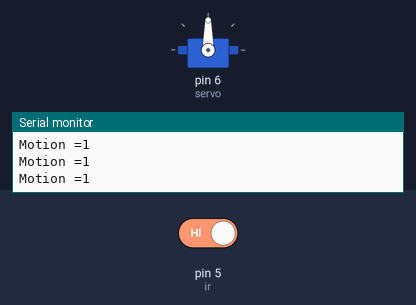
Recording of a sketch running on a simulated Arduino Uno, built with avr-gcc and run on an emulated ATmega328P. Parts: servo, the last lines printed to the serial monitor. Inputs (shaded band) come from the test bench; at power-on: pin 5 (ir) HIGH.

Above: at 1.2 s.
1.3 s: pin 5 (ir) driven LOW
At 1.96 s:
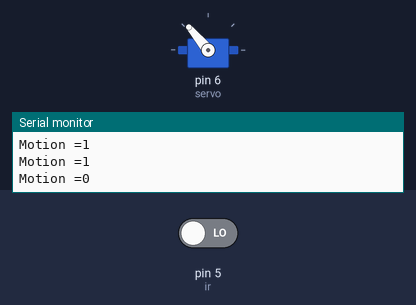
At 2.36 s:
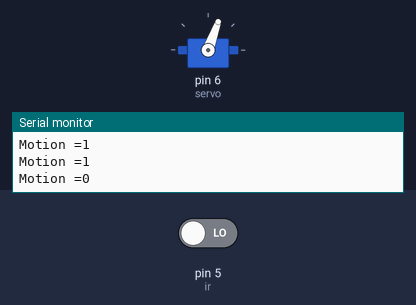
4.3 s: pin 5 (ir) driven HIGH
At 4.91 s:
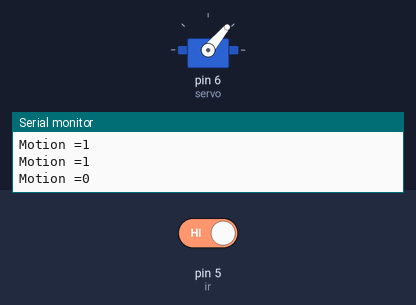
Timing chart, 0 to 7.3 s (numbered marks = the images above; inputs shaded):
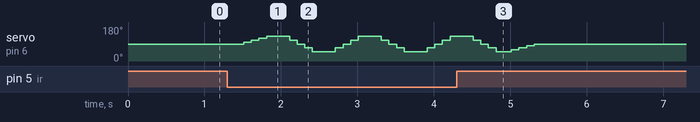

Measured:
- after the input at 4.3 s, servo on pin 6 (servo): goes on until 5.3 s, then stays 90°

The sketch:

IR_and_Servo_motor__jan12a.ino
```cpp
#include<Servo.h>
int ir = 5;
int angle = 0;
int motion;
Servo servo;

void setup() {
  Serial.begin(9600);
  delay(10);
  servo.attach(6);
  pinMode(ir, INPUT);
  servo.write(90);
}

void loop()
{
  baby_cradel();
}

void baby_cradel() {
  motion = digitalRead(ir);
  Serial.print("Motion =");
  Serial.println(motion);
  delay(100);
  if (motion == 0)
  {
    for (angle = 90; angle <= 130;)
    {
      servo.write(angle);
      delay(100);
      angle = angle + 10;
    }
    delay(100);
    for (angle = 130; angle >= 50;)
    {
      servo.write(angle);
      angle = angle - 20;
      delay(100);
    }
    delay(100);
    for (angle = 50; angle <= 130;)
    {
      servo.write(angle);
      angle = angle + 20;
      delay(100);
    }
    delay(100);
    for (angle = 130; angle >= 50;)
    {
      servo.write(angle);
      angle = angle - 20;
      delay(100);
    }
    delay(100);
    for (angle = 50; angle <= 130;)
    {
      servo.write(angle);
      angle = angle + 20;
      delay(100);
    }
    delay(100);
    for (angle = 130; angle >= 50;)
    {
      servo.write(angle);
      angle = angle - 20;
      delay(100);
    }
    for (angle = 50; angle <= 90;)
    {
      servo.write(angle);
      angle = angle + 10;
      delay(100);
    }

  }


}
```
